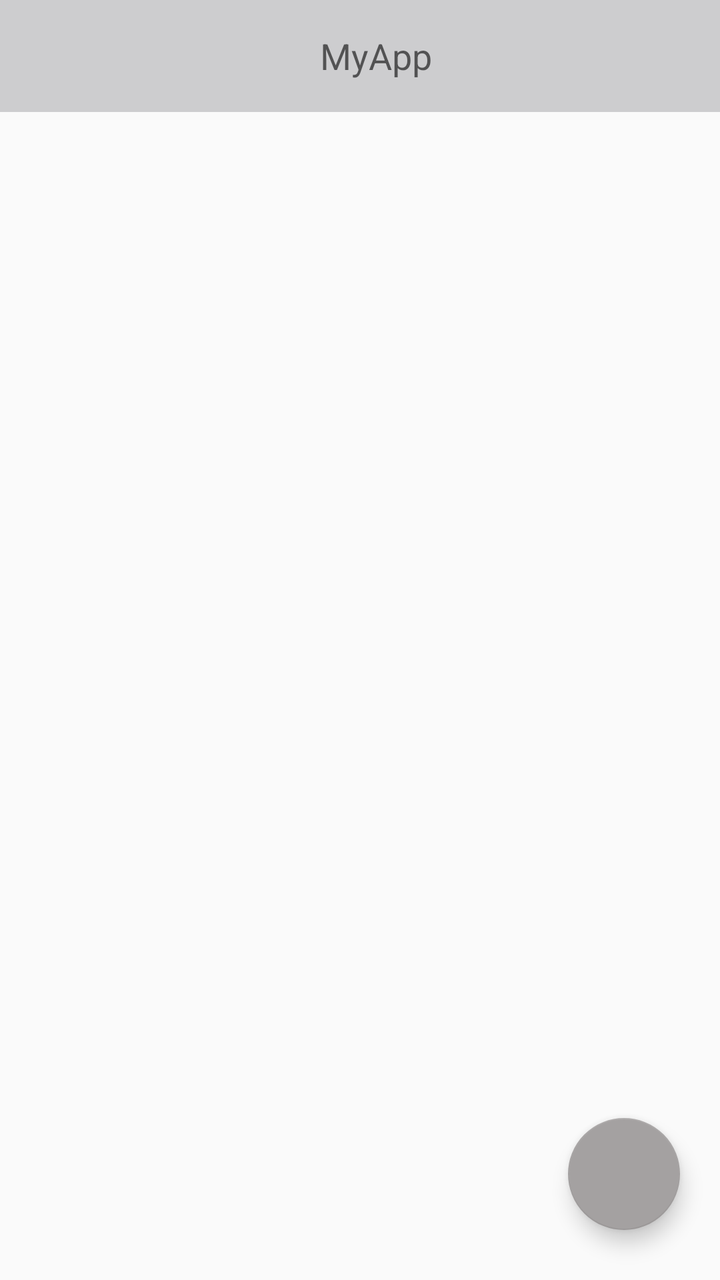
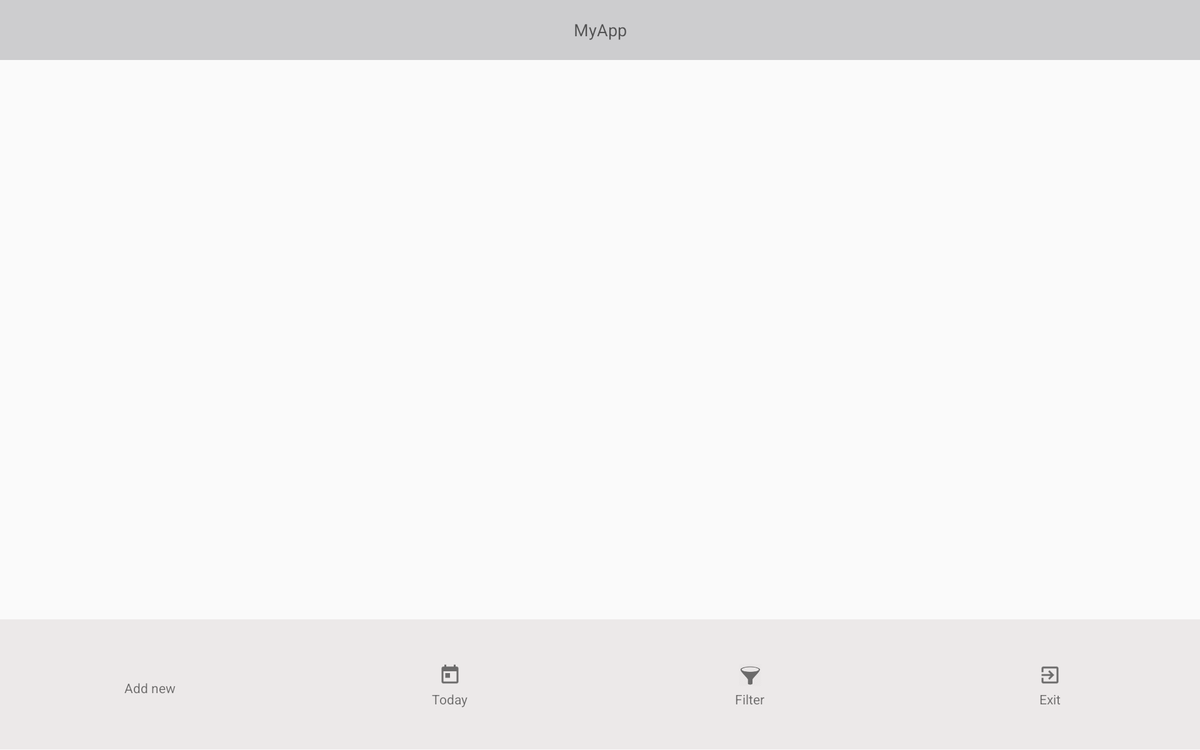

Compare how this app lays out the same screen by default and in its alternative resource folder. The renders come first, then the two layout files and the values they reference.
<!-- AndroidManifest.xml: application theme AppTheme.NoActionBar -->
<!-- res/layout/home_layout.xml -->
<?xml version="1.0" encoding="utf-8"?>
<RelativeLayout xmlns:android="http://schemas.android.com/apk/res/android"
    android:layout_width="match_parent"
    android:layout_height="match_parent"
    xmlns:app="http://schemas.android.com/apk/res-auto"
    android:orientation="vertical">

    <LinearLayout android:layout_width="match_parent"
        android:layout_height="match_parent" >

        <android.support.v7.widget.Toolbar
            android:layout_width="match_parent"
            android:layout_height="?attr/actionBarSize"
            android:background="@color/colorGrayDark">
            <LinearLayout
                android:layout_width="match_parent"
                android:layout_height="match_parent"
                android:gravity="center"
                android:orientation="horizontal">

                <TextView
                    android:layout_width="wrap_content"
                    android:layout_height="wrap_content"
                    android:textAppearance="?android:attr/textAppearanceMedium"
                    android:text="@string/myapp"
                    android:id="@+id/appName"
                    android:gravity="center"
                    android:layout_gravity="center"

                    />

            </LinearLayout>



        </android.support.v7.widget.Toolbar>
    </LinearLayout>


    <ListView
        android:layout_width="match_parent"
        android:id="@+id/lst_notes"
        android:layout_height="wrap_content"
        android:layout_marginTop="?attr/actionBarSize"/>
    <android.support.design.widget.FloatingActionButton
        android:layout_width="60dp"
        android:layout_height="60dp"
        android:layout_marginRight="20dp"
        android:layout_marginBottom="25dp"
        android:id="@+id/floatingbtn"
        android:elevation="16dp"
        app:rippleColor="@color/blue"
        android:layout_gravity="bottom"
        android:layout_alignParentBottom="true"
        android:layout_alignParentRight="true">

    </android.support.design.widget.FloatingActionButton>



</RelativeLayout>
<!-- resources referenced by this layout -->
<resources>
  <color name="blue">#58ACFA</color>
  <color name="colorGrayDark">#cdcdcf</color>
  <string name="myapp">MyApp</string>
  <style name="AppTheme.NoActionBar">
          <item name="windowActionBar">false</item>
          <item name="windowNoTitle">true</item>
      </style>
</resources>
<!-- res/layout-xlarge/home_layout.xml (the repository's variant of the layout above) -->
<!-- drawn on a large tablet held sideways -->
<?xml version="1.0" encoding="utf-8"?>
<LinearLayout xmlns:android="http://schemas.android.com/apk/res/android"
    android:layout_width="match_parent"
    android:layout_height="match_parent"
    android:orientation="vertical">

    <android.support.v7.widget.Toolbar
        android:layout_width="match_parent"
        android:layout_height="?attr/actionBarSize"
        android:background="@color/colorGrayDark">
    <LinearLayout
        android:orientation="horizontal"
        android:layout_width="match_parent"
        android:layout_height="50dp"
        android:gravity="center_horizontal"
        >



        <TextView
            android:layout_width="0dp"
            android:layout_height="wrap_content"
            android:layout_weight="1"
            android:textAppearance="?android:attr/textAppearanceMedium"
            android:text="MyApp"
            android:id="@+id/appName"
            android:gravity="center"
            android:layout_gravity="center_vertical"

            />

    </LinearLayout>
    </android.support.v7.widget.Toolbar>
    





    <LinearLayout
        android:orientation="vertical"
        android:layout_width="fill_parent"
        android:layout_height="0dp"
        android:layout_weight="3">

        <ListView
            android:layout_width="match_parent"
            android:layout_height="wrap_content"
            android:id="@+id/lst_notes"
            android:layout_gravity="right" />
    </LinearLayout>

    <LinearLayout
        android:orientation="horizontal"
        android:layout_width="fill_parent"
        android:layout_height="0dp"
        android:layout_weight="0.7"
        android:gravity="center"
        android:background="@color/colorGray">

        <LinearLayout
            android:orientation="vertical"
            android:layout_width="0dp"
            android:layout_height="fill_parent"
            android:layout_weight="1"
            android:gravity="center"
            android:layout_marginLeft="10dp"
            android:layout_marginRight="10dp">
            <ImageButton
                android:id="@+id/btn_add"
                android:layout_width="wrap_content"
                android:layout_height="wrap_content"
                android:background="@null"
                android:scaleType="fitXY"
                android:src="@drawable/ic_add"
                android:layout_marginTop="3dp"
                android:layout_marginBottom="4dp">
            </ImageButton>

            <TextView
                android:layout_width="wrap_content"
                android:layout_height="wrap_content"
                android:layout_gravity="center"
                android:gravity="center"
                android:clickable="false"
                android:text="Add new" />

        </LinearLayout>
        <LinearLayout
            android:orientation="vertical"
            android:layout_width="0dp"
            android:layout_height="fill_parent"
            android:layout_weight="1"
            android:gravity="center"
            android:layout_marginLeft="10dp"
            android:layout_marginRight="10dp">
            <ImageButton
                android:id="@+id/btn_today"
                android:layout_width="wrap_content"
                android:layout_height="wrap_content"
                android:background="@null"
                android:scaleType="fitXY"
                android:src="@drawable/ic_today"
                android:layout_marginTop="3dp"
                android:layout_marginBottom="4dp">
            </ImageButton>

            <TextView
                android:layout_width="wrap_content"
                android:layout_height="wrap_content"
                android:layout_gravity="center"
                android:clickable="false"
                android:text="Today" />

        </LinearLayout>
        <LinearLayout
            android:orientation="vertical"
            android:layout_width="0dp"
            android:layout_height="fill_parent"
            android:layout_weight="1"
            android:gravity="center"
            android:layout_marginLeft="10dp"
            android:layout_marginRight="10dp">
            <ImageButton
                android:id="@+id/btn_filter"
                android:layout_width="wrap_content"
                android:layout_height="wrap_content"
                android:background="@null"
                android:scaleType="fitXY"
                android:src="@drawable/ic_filter"
                android:layout_marginTop="3dp"
                android:layout_marginBottom="4dp">
            </ImageButton>

            <TextView
                android:layout_width="wrap_content"
                android:layout_height="wrap_content"
                android:layout_gravity="center"
                android:clickable="false"
                android:text="Filter" />

        </LinearLayout>

        <LinearLayout
            android:orientation="vertical"
            android:layout_width="0dp"
            android:layout_height="fill_parent"
            android:layout_weight="1"
            android:gravity="center"
            android:layout_marginLeft="10dp"
            android:layout_marginRight="10dp">
            <ImageButton
                android:id="@+id/btn_exit"
                android:layout_width="wrap_content"
                android:layout_height="wrap_content"
                android:background="@null"
                android:scaleType="fitXY"
                android:src="@drawable/ic_exit"
                android:layout_marginTop="3dp"
                android:layout_marginBottom="4dp">
            </ImageButton>

            <TextView
                android:layout_width="wrap_content"
                android:layout_height="wrap_content"
                android:layout_gravity="center"
                android:clickable="false"
                android:text="Exit" />

        </LinearLayout>




    </LinearLayout>

</LinearLayout>
<!-- resources referenced by the variant -->
<!-- as a large tablet held sideways resolves them -->
<resources>
  <color name="colorGray">#ece9e9</color>
  <color name="colorGrayDark">#cdcdcf</color>
  <!-- drawable ic_exit: png bitmap (drawable-hdpi, 326 bytes) -->
  <!-- drawable ic_filter: png bitmap (drawable-hdpi, 816 bytes) -->
  <!-- drawable ic_today: png bitmap (drawable-hdpi, 275 bytes) -->
  <style name="AppTheme.NoActionBar">
          <item name="windowActionBar">false</item>
          <item name="windowNoTitle">true</item>
      </style>
</resources>
